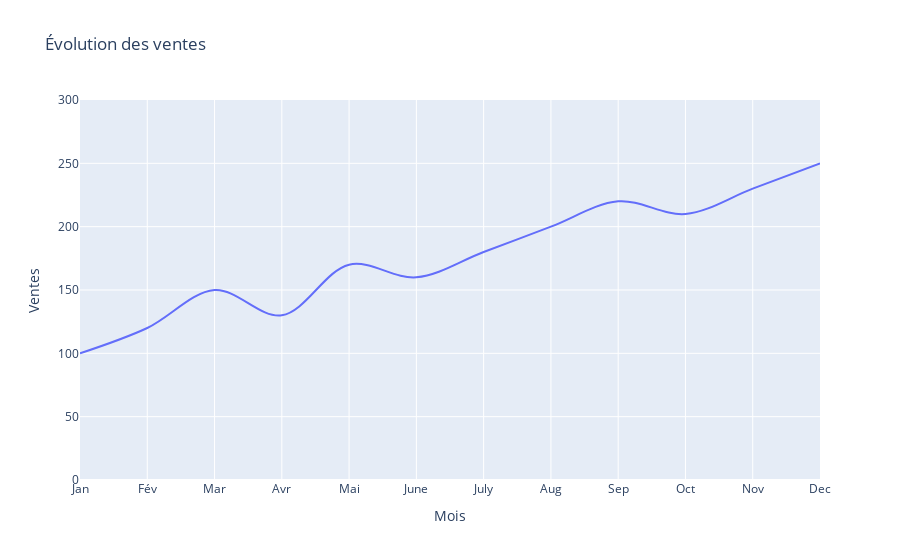

The notebook cell saved with this chart:
### Code cell
import plotly.express as px

# Exemple de données
data = {
    "Mois": ["Jan", "Fév", "Mar", "Avr", "Mai",'June','July','Aug','Sep','Oct','Nov','Dec'],
    "Ventes": [100, 120, 150, 130, 170, 160, 180, 200, 220, 210, 230, 250]
}


fig = px.line(
    data, 
    x="Mois", 
    y="Ventes", 
    title="Évolution des ventes",
    line_shape='spline',
    #animation_frame = 'Mois',
    range_y=[0, 300],
    template='plotly',

    )

fig.show(config={"staticPlot": True})

### Figure 1 — Plotly figure (JSON) as saved in the notebook; plotly's stock layout.template omitted (floating-point values rounded to 4 significant figures)
{"data": [{"hovertemplate": "Mois=%{x}<br>Ventes=%{y}<extra></extra>", "legendgroup": "", "line": {"color": "#636efa", "dash": "solid", "shape": "spline"}, "marker": {"symbol": "circle"}, "mode": "lines", "name": "", "orientation": "v", "showlegend": false, "type": "scatter", "x": ["Jan", "Fév", "Mar", "Avr", "Mai", "June", "July", "Aug", "Sep", "Oct", "Nov", "Dec"], "xaxis": "x", "y": [100, 120, 150, 130, 170, 160, 180, 200, 220, 210, 230, 250], "yaxis": "y"}], "layout": {"legend": {"tracegroupgap": 0}, "title": {"text": "Évolution des ventes"}, "xaxis": {"anchor": "y", "domain": [0, 1], "title": {"text": "Mois"}}, "yaxis": {"anchor": "x", "domain": [0, 1], "range": [0, 300], "title": {"text": "Ventes"}}}}
